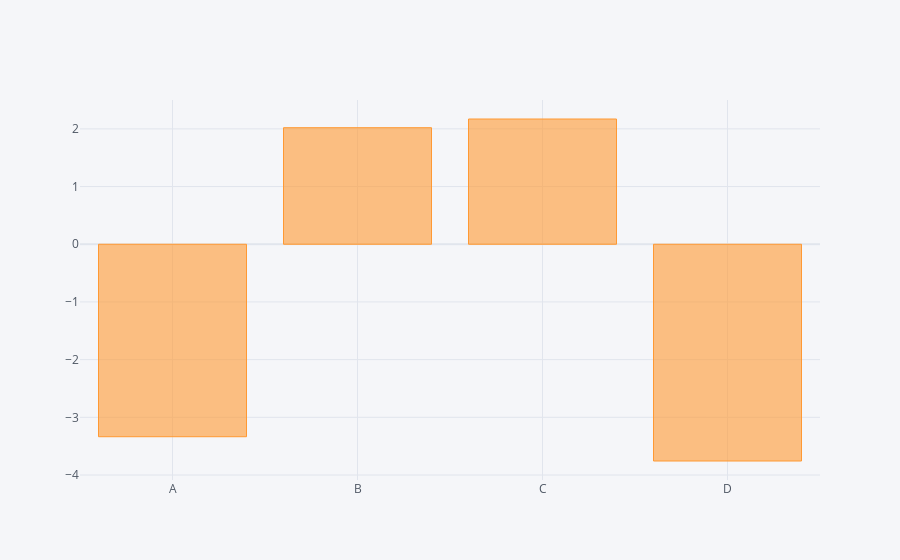

Notebook code for this chart:
### Code cell
df.sum().iplot(kind='bar')

### Figure 1 — Plotly figure (JSON) as saved in the notebook; plotly's stock layout.template omitted (floating-point values rounded to 4 significant figures)
{"data": [{"marker": {"color": "rgba(255, 153, 51, 0.6)", "line": {"color": "rgba(255, 153, 51, 1.0)", "width": 1}}, "name": "None", "orientation": "v", "text": "", "type": "bar", "x": ["A", "B", "C", "D"], "y": [-3.336, 2.02, 2.171, -3.757]}], "layout": {"legend": {"bgcolor": "#F5F6F9", "font": {"color": "#4D5663"}}, "paper_bgcolor": "#F5F6F9", "plot_bgcolor": "#F5F6F9", "title": {"font": {"color": "#4D5663"}}, "xaxis": {"gridcolor": "#E1E5ED", "showgrid": true, "tickfont": {"color": "#4D5663"}, "title": {"font": {"color": "#4D5663"}, "text": ""}, "zerolinecolor": "#E1E5ED"}, "yaxis": {"gridcolor": "#E1E5ED", "showgrid": true, "tickfont": {"color": "#4D5663"}, "title": {"font": {"color": "#4D5663"}, "text": ""}, "zerolinecolor": "#E1E5ED"}}}
